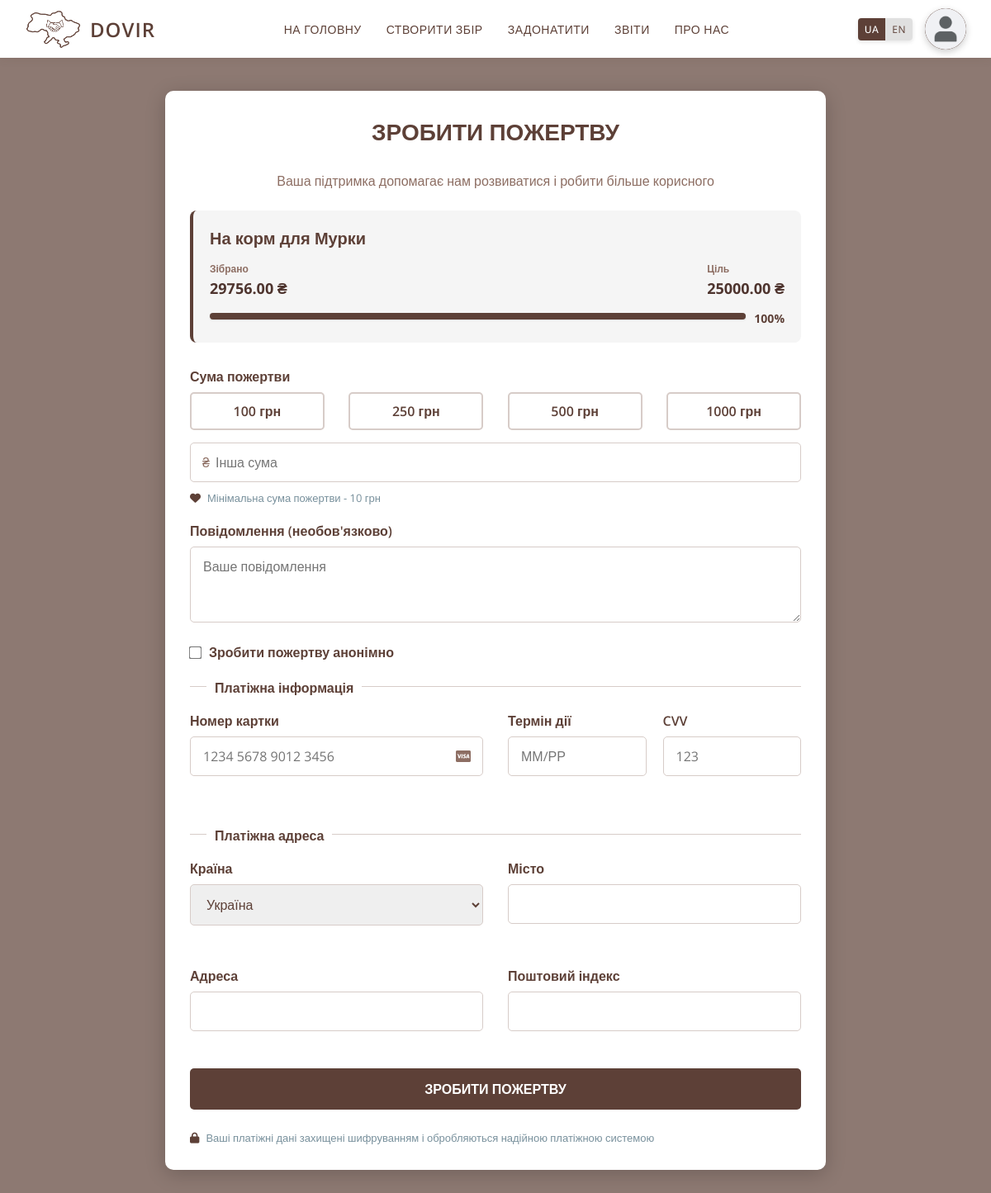
The app's page /donate/8/ with its own data.
### fundraisings/models.py (models this page shows, shortened)
class Fundraising(models.Model):
    STATUS_CHOICES = (
        ('active', 'Активний'),
        ('paused', 'Призупинено'),
        ('completed', 'Завершено'),
        ('canceled', 'Скасовано'),
    )
    title = models.CharField(max_length=200)
    description = models.TextField()
    creator = models.ForeignKey(settings.AUTH_USER_MODEL, on_delete=models.CASCADE, related_name='fundraisings')
    needed_sum = models.DecimalField(max_digits=10, decimal_places=2)
    current_sum = models.DecimalField(max_digits=10, decimal_places=2, default=0)
    start_date = models.DateField(default=timezone.now)
    end_date = models.DateField()
    status = models.CharField(max_length=20, choices=STATUS_CHOICES, default='active')
    main_image = models.ImageField(upload_to='fundraising_images/', null=True, blank=True)
    link_for_money = models.TextField()
    created_at = models.DateTimeField(auto_now_add=True)
    updated_at = models.DateTimeField(auto_now=True)
    confirm_reporting = models.BooleanField(default=False)
    primary_category = models.ForeignKey(
        'Category',
        on_delete=models.SET_NULL,
        null=True,
        blank=True,
        related_name='primary_fundraisings'  # Changed from 'fundraisings'
    )
    categories = models.ManyToManyField(
        Category,
        related_name='associated_fundraisings',  # Changed from default which would be 'fundraisings'
        blank=True
    )
    @property
    def progress_percentage(self):
        if float(self.needed_sum) == 0:
            return 0
        return min(round((float(self.current_sum) / float(self.needed_sum)) * 100), 100)

### fundraisings/views.py (the view, shortened to what this page needs)
# urls.py: path('donate/<int:pk>/', donation_form, name='donation_form'),  # Donation form
def donation_form(request, pk):
    fundraising = get_object_or_404(Fundraising, pk=pk)
    context = {
        'fundraising': fundraising,
    }
    return render(request, 'donation.html', context)

### templates/donation.html (shortened to what this page needs)
{% load static %}
<!DOCTYPE html>
<html lang="uk">
<head>
    <link rel="stylesheet" href="https://cdnjs.cloudflare.com/ajax/libs/font-awesome/6.0.0-beta3/css/all.min.css">
</head>
<body>
    {% include 'includes/navbar.html' %}
    <div class="form-container">
        <h1 class="form-title">ЗРОБИТИ ПОЖЕРТВУ</h1>
        <p class="form-subtitle">Ваша підтримка допомагає нам розвиватися і робити більше корисного</p>
        <div class="fundraising-summary">
            <h2 class="summary-title">{{ fundraising.title }}</h2>
            <div class="summary-amounts">
                <div class="summary-collected">
                    <span class="amount-label">Зібрано</span>
                    <span class="amount-value">{{ fundraising.current_sum }} ₴</span>
                </div>
                <div class="summary-goal">
                    <span class="amount-label">Ціль</span>
                    <span class="amount-value">{{ fundraising.needed_sum }} ₴</span>
                </div>
            </div>
            <div class="progress-bar-container">
                <div class="progress-bar-bg">
                    <div class="progress-bar-fill" style="width: {{ fundraising.progress_percentage }}%"></div>
                </div>
                <span class="progress-percentage">{{ fundraising.progress_percentage }}%</span>
            </div>
        </div>
        <form method="POST" id="donation-form">
            <div class="form-group">
                <label class="form-label">Сума пожертви</label>
                <div class="donation-options">
                    <button type="button" class="donation-option" data-amount="100">100 грн</button>
                    <button type="button" class="donation-option" data-amount="250">250 грн</button>
                    <button type="button" class="donation-option" data-amount="500">500 грн</button>
                    <button type="button" class="donation-option" data-amount="1000">1000 грн</button>
                </div>
                <div class="custom-donation">
                    <span class="currency-icon">₴</span>
                    <input type="number" id="donation_amount" name="donation_amount" class="form-control" placeholder="Інша сума" min="10" required>
                </div>
                <div class="security-notice">
                    <i class="fas fa-heart"></i> Мінімальна сума пожертви - 10 грн
                </div>
            </div>
            <div class="form-group">
                <label for="message" class="form-label">Повідомлення (необов'язково)</label>
                <textarea id="message" name="message" class="form-control" rows="3" placeholder="Ваше повідомлення"></textarea>
            </div>
            <div class="form-group">
                <label class="form-checkbox">
                    <input type="checkbox" name="anonymous" id="anonymous">
                    Зробити пожертву анонімно
                </label>
            </div>
            <div class="section-divider">
                <span class="section-title">Платіжна інформація</span>
            </div>
            <div class="form-columns">
                <div class="form-group">
                    <label for="card_number" class="form-label">Номер картки</label>
                    <div class="input-with-icon">
                        <input type="text" id="card_number" name="card_number" class="form-control" placeholder="1234 5678 9012 3456" maxlength="19" required>
                        <i class="input-icon fab fa-cc-visa"></i>
                    </div>
                </div>
                <div class="form-row">
                    <div class="form-col">
                        <div class="form-group">
                            <label for="expiry_date" class="form-label">Термін дії</label>
                            <input type="text" id="expiry_date" name="expiry_date" class="form-control" placeholder="ММ/РР" maxlength="5" required>
                        </div>
                    </div>
                    <div class="form-col">
                        <div class="form-group">
                            <label for="cvv" class="form-label">CVV</label>
                            <input type="password" id="cvv" name="cvv" class="form-control" placeholder="123" maxlength="3" required>
                        </div>
                    </div>
                </div>
            </div>
            <div class="section-divider">
                <span class="section-title">Платіжна адреса</span>
            </div>
            <div class="form-columns">
                <div class="form-group">
                    <label for="country" class="form-label">Країна</label>
                    <select id="country" name="country" class="form-control" required>
                        <option value="" disabled selected>Оберіть країну</option>
                    </select>
                </div>
                <div class="form-group">
                    <label for="city" class="form-label">Місто</label>
                    <input type="text" id="city" name="city" class="form-control" required>
                </div>
                <div class="form-group">
                    <label for="address" class="form-label">Адреса</label>
                    <input type="text" id="address" name="address" class="form-control" required>
                </div>
                <div class="form-group">
                    <label for="postal_code" class="form-label">Поштовий індекс</label>
                    <input type="text" id="postal_code" name="postal_code" class="form-control" required>
                </div>
            </div>
            <button type="submit" class="submit-button">
                ЗРОБИТИ ПОЖЕРТВУ
            </button>
            <div class="form-footer">
                <div class="security-notice">
                    <i class="fas fa-lock"></i> Ваші платіжні дані захищені шифруванням і обробляються надійною платіжною системою
                </div>
            </div>
        </form>
    </div>
</body>
</html>

### templates/donation.html (style rules this page uses)
* { margin: 0; padding: 0; box-sizing: border-box; font-family: 'Open Sans', sans-serif; }
body { min-height: 100vh; position: relative; display: flex; flex-direction: column; }
.form-container { max-width: 800px; margin: 40px auto 60px; padding: 30px; background-color: white; border-radius: 10px; box-shadow: 0 5px 25px rgba(0, 0, 0, 0.2); }
.form-title { text-align: center; font-size: 28px; font-weight: 700; color: #5D4037; margin-bottom: 30px; }
.form-subtitle { text-align: center; font-size: 16px; color: #8D6E63; margin-bottom: 25px; }
.form-group { margin-bottom: 20px; }
.form-row { display: flex; gap: 20px; margin-bottom: 20px; }
.form-col { flex: 1; }
.form-label { display: block; margin-bottom: 8px; font-weight: 600; color: #5D4037; }
.form-control { width: 100%; padding: 12px 15px; border: 1px solid #D7CCC8; border-radius: 5px; font-size: 16px; color: #5D4037; transition: border-color 0.3s, box-shadow 0.3s; }
.input-with-icon { position: relative; }
.input-with-icon .form-control { padding-right: 40px; }
.input-icon { position: absolute; right: 15px; top: 50%; transform: translateY(-50%); color: #8D6E63; }
.section-divider { margin: 30px 0; border-top: 1px solid #D7CCC8; position: relative; }
.section-title { position: absolute; top: -10px; left: 20px; background-color: white; padding: 0 10px; font-weight: 700; color: #5D4037; }
.donation-options { display: flex; justify-content: space-between; margin-bottom: 15px; }
.donation-option { background-color: white; border: 2px solid #D7CCC8; border-radius: 5px; padding: 10px 15px; color: #5D4037; font-weight: 600; font-size: 16px; cursor: pointer; transition: all 0.3s; width: 22%; text-align: center; }
.custom-donation { position: relative; }
.currency-icon { position: absolute; left: 15px; top: 50%; transform: translateY(-50%); color: #8D6E63; }
.custom-donation .form-control { padding-left: 30px; }
.submit-button { display: block; width: 100%; padding: 14px; background-color: #5D4037; color: white; border: none; border-radius: 5px; font-size: 16px; font-weight: 700; cursor: pointer; transition: background-color 0.3s; margin-top: 25px; }
.form-footer { text-align: center; margin-top: 25px; color: #8D6E63; font-size: 14px; }
.form-footer i { color: #5D4037; }
.security-notice { display: flex; align-items: center; font-size: 13px; color: #78909c; margin-top: 10px; }
.security-notice i { margin-right: 8px; color: #5D4037; }
.fundraising-summary { margin-bottom: 30px; background-color: #F5F5F5; border-radius: 8px; padding: 20px; border-left: 4px solid #5D4037; }
.summary-title { font-size: 20px; font-weight: 700; color: #5D4037; margin-bottom: 15px; }
.summary-amounts { display: flex; justify-content: space-between; margin-bottom: 15px; }
.summary-collected, .summary-goal { display: flex; flex-direction: column; }
.amount-label { font-size: 12px; color: #8D6E63; font-weight: 600; margin-bottom: 3px; }
.amount-value { font-size: 18px; color: #4E342E; font-weight: 700; }
.progress-bar-container { display: flex; align-items: center; width: 100%; }
.progress-bar-bg { flex-grow: 1; height: 8px; background-color: #EFEBE9; border-radius: 4px; margin-bottom: 5px; box-shadow: inset 0 1px 3px rgba(0, 0, 0, 0.1); position: relative; }
.progress-bar-fill { height: 100%; background-color: #5D4037; border-radius: 4px; box-shadow: 0 1px 2px rgba(0, 0, 0, 0.1); }
.progress-percentage { margin-left: 10px; font-size: 14px; font-weight: 700; color: #5D4037; }
.form-checkbox { display: flex; align-items: center; cursor: pointer; margin-bottom: 10px; font-weight: 600; color: #5D4037; }
.form-checkbox input { margin-right: 10px; transform: scale(1.2); }
.form-columns { display: grid; grid-template-columns: 1fr 1fr; gap: 30px; }

### records on screen
Fundraising: title "На корм для Мурки", current_sum "29756.00", needed_sum "25000.00", progress_percentage "100"
